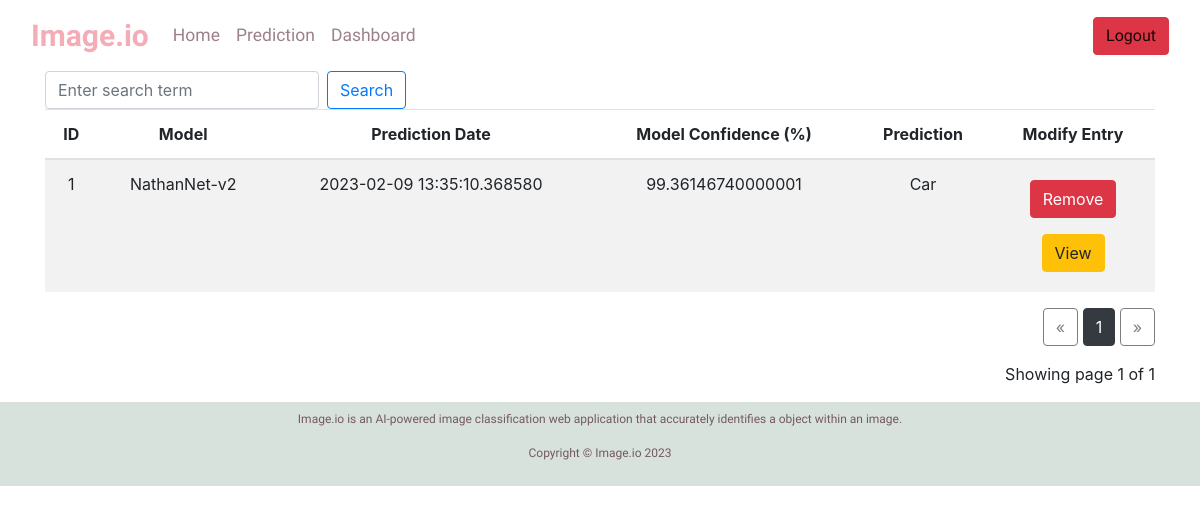
Page /dashboard (signed in) on the earlier database version.
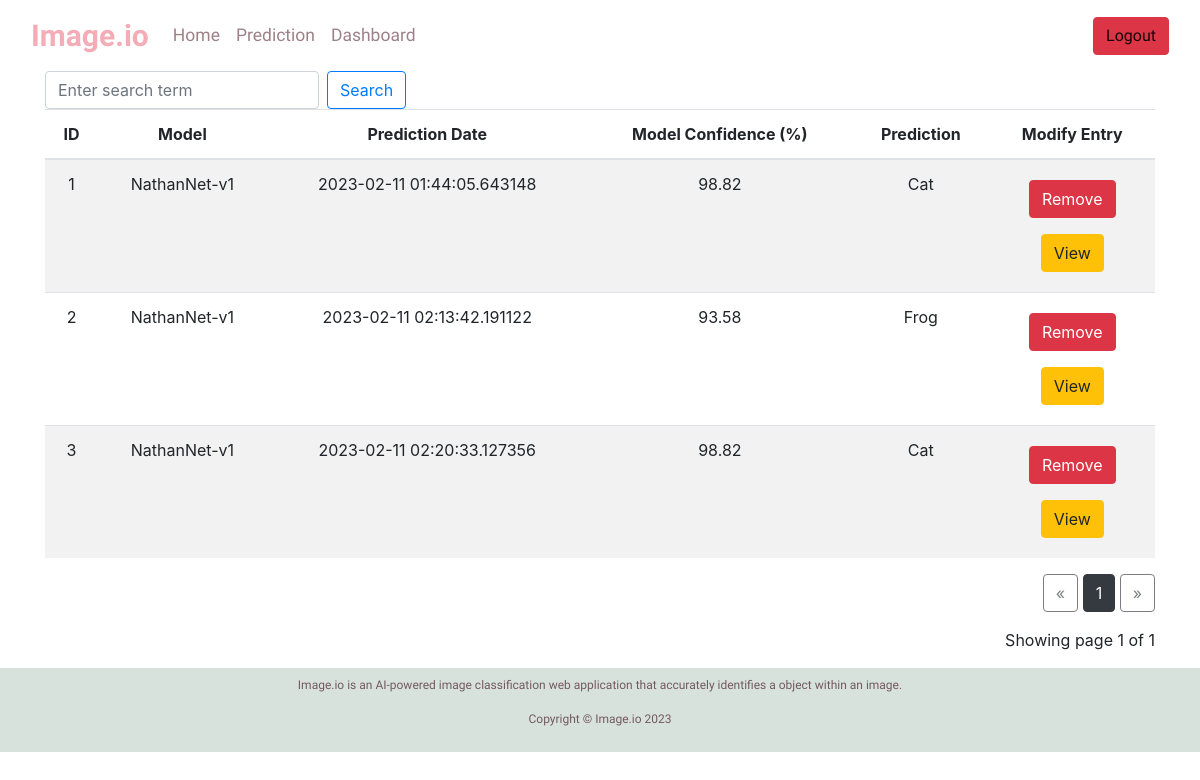
Same page on the later database version.
### application/models.py (models this page shows)
class Entry(db.Model):
    id = db.Column(db.Integer, primary_key=True, autoincrement = True)
    image_url = db.Column(db.String(500), nullable=False)
    model_selection = db.Column(db.String(20), nullable = False)
    pred = db.Column(db.String(20), nullable = False)
    pred_dt = db.Column(db.DateTime, nullable = False)
    conf_pct = db.Column(db.Float, nullable=False)

### application/routes.py (the view)
@app.route("/dashboard")
def dashboard_page():
    entry_count = Entry.query.count()
    if current_user.is_authenticated == False:
        return redirect(url_for("index_page"))
    page = request.args.get("page", 1, type=int)
    entries = Entry.query.paginate(page=page, per_page=ROWS_PER_PAGE)
    if len(entries.items) == 0:
        return redirect(url_for("index_page"))
    return render_template(
        "dashboard.html",
        entries=entries,
        entry_count=entry_count
)

### application/models.py (called while the page is built)
@login_manager.user_loader
def load_user(user_id):
    return User.query.get(int(user_id))

### application/templates/dashboard.html (shortened to what this page needs)
 {% extends "layout.html" %}
Gender, Age, Hypertension, Heart Disease, Ever Married, Work Type, Residence Type, Avg Glucose Level, BMI, Smoking Status, Stroke, Prediction Date --> {% block content %} <div class='container'>
  <div class='d-flex justify-content-between'>
    <form class='form-inline' action='/search' method='post'>
      <input class='form-control mr-2' type='text' name='search_term' placeholder='Enter search term'>
      <button class='btn btn-outline-primary' type='submit'>Search</button>
    </form>
  </div>
  <table class='table table-striped'>
        <thead>
          <tr>
            <th>ID</th>
            <th>Model</th>
            <th>Prediction Date</th>
            <th>Model Confidence (%)</th>
            <th>Prediction</th>
            <th>Modify Entry</th>
          </tr>
        </thead>
        <tbody> {% for entry in entries.items %} <tr>
            <td>{{ entry.id }}</td>
            <td>{{ entry.model_selection }}</td>
            <td>{{ entry.pred_dt }}</td>
            <td>{{ entry.conf_pct * 100}}</td>
            <td>{{ entry.pred }}</td>
            <td>
              <form name='RemoveEntry' action='/remove/{{ entry.id }}' method='post' novalidate>
                <button type='submit' class='btn btn-danger my-2'>Remove</button>
              </form>
              <form name='ViewEntry' action='/view/{{ entry.id }}' method='get' novalidate>
                <button type='submit' class='btn btn-warning my-2'>View</button>
              </form>
            </td>
          </tr> {% endfor %} </tbody>
      </table>
    <div class="text-right">
      <a href="{{ url_for('dashboard_page', page=entries.prev_num) }}"
         class="btn btn-outline-dark
         {% if entries.page == 1 %}disabled{% endif %}">
          &laquo;
      </a>
      {% for page_num in entries.iter_pages(left_edge=1, right_edge=1, left_current=1, right_current=2) %}
    {% if page_num %}
              {% if entries.page == page_num %}
              <a href="{{ url_for('dashboard_page', page=page_num) }}"
                 class="btn btn-dark">
                  {{ page_num }}
              </a>
              {% else %}
              <a href="{{ url_for('dashboard_page', page=page_num) }}"
                 class="btn btn-outline-dark">
                  {{ page_num }}
              </a>
              {% endif %}
          {% else %}
              ...
          {% endif %}
      {% endfor %}
      <a href="{{ url_for('dashboard_page', page=entries.next_num) }}"
         class="btn btn-outline-dark
         {% if entries.page == entries.pages %}disabled{% endif %}">
          &raquo;
      </a>
    </div>
    <p class="text-right mt-3">
     Showing page {{ entries.page }} of {{ entries.pages }}
    </p>
    </div> {% endblock %}

### application/templates/layout.html (shortened to what this page needs)
<!DOCTYPE html>
<html>
  <head>
    <link rel="stylesheet" href="https://cdn.jsdelivr.net/npm/bootstrap@4.3.1/dist/css/bootstrap.min.css">
    <link rel="stylesheet" href="{{ url_for('static',filename='css/main.css')}}" />
  </head>
  <body>
    <div class="container-fluid"> {% include "includes/nav.html" %}
      {% block content %} {% endblock %} </div> {% include "includes/footer.html" %}
  </body>
</html>

### application/templates/includes/nav.html (shortened to what this page needs)
<nav class="navbar navbar-expand-lg navbar-light">
  <a class="navbar-brand nav-logo" style = 'color:#F4ACB7' href="/">Image.io</a>
  <div class="collapse navbar-collapse" id="navbarTogglerDemo03">
    <ul class="navbar-nav mr-auto mt-2 mt-lg-0">
      {% if current_user.is_authenticated %}
      <li class="nav-item">
          <a class="nav-link active" style = 'color: #9D8189' aria-current="page" href="/">Home</a>
        </li>
        <li class="nav-item">
          <a class="nav-link active" style = 'color: #9D8189' href="/predict">Prediction</a>
        </li>
        {% if entry_count > 0 %}
        <li class="nav-item">
          <a class="nav-link active" style = 'color: #9D8189' href="/dashboard">Dashboard</a>
        {% endif %}
      {% else %}
        <li class="nav-item">
          <a class="nav-link active" style = 'color: #9D8189' aria-current="page" href="/">Home</a>
        </li>
      {% endif %}
      </ul>
       <span class="navbar-text">
        {% if current_user.is_authenticated %}
          <a class="btn btn-danger" href="/logout">Logout</a>
        {% else %}
          <a class="btn btn-primary" href="/register">Register</a>
          <a href="/login" class="btn btn-success">Login</a>
        {% endif %}
      </span>
  </div>
</nav>

### application/templates/includes/footer.html
<footer class = 'footer py-2 px-4'>
    <div class = 'container-fluid footer'>
        <div class = 'row'>
            <div class = 'col-sm-12 col-md-12 col-lg-12'>
                <p class = 'text-center'>Image.io is an AI-powered image classification web application that accurately identifies a object within an image.</p>
                <p class = 'text-center'>Copyright &copy; Image.io 2023</p>
            </div>
        </div>
    </div>
</footer>

### application/static/css/main.css (style rules this page uses)
html, body { width: 100%; height: 100%; }
nav { font-family: 'Libre Franklin', sans-serif; font-size: 20px; }
.nav-logo { font-size: 30px; font-weight: 700; text-decoration: none; }
.nav-link { text-decoration: none; font-size: 17.5px; }
.footer { font-family: 'Libre Franklin', sans-serif; font-size: 12px; text-align: center; color: #735960; background-color: #D8E2DC; }
td, th { text-align: center; }

Differences in the rows shown:
changed Entry id 1: model_selection "NathanNet-v2" → "NathanNet-v1"; pred_dt "2023-02-09 13:35:10.368580" → "2023-02-11 01:44:05.643148"; entry.conf_pct*100 "99.36146740000001" → "98.82"; pred "Car" → "Cat"
added Entry: id "2", model_selection "NathanNet-v1", pred_dt "2023-02-11 02:13:42.191122", entry.conf_pct*100 "93.58", pred "Frog"
added Entry: id "3", model_selection "NathanNet-v1", pred_dt "2023-02-11 02:20:33.127356", entry.conf_pct*100 "98.82", pred "Cat"
